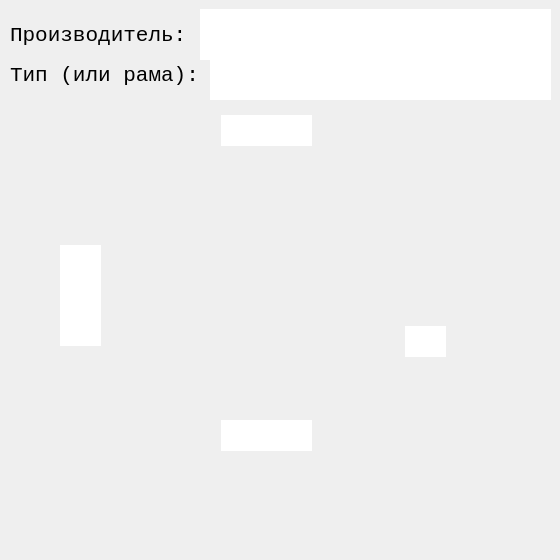
<?xml version="1.0" encoding="UTF-8"?>
<ui version="4.0">
 <class>Dialog</class>
 <widget class="QDialog" name="Dialog">
  <property name="geometry">
   <rect>
    <x>0</x>
    <y>0</y>
    <width>560</width>
    <height>560</height>
   </rect>
  </property>
  <property name="sizePolicy">
   <sizepolicy hsizetype="Fixed" vsizetype="Fixed">
    <horstretch>0</horstretch>
    <verstretch>0</verstretch>
   </sizepolicy>
  </property>
  <property name="minimumSize">
   <size>
    <width>560</width>
    <height>560</height>
   </size>
  </property>
  <property name="maximumSize">
   <size>
    <width>560</width>
    <height>560</height>
   </size>
  </property>
  <property name="windowTitle">
   <string>Раскос</string>
  </property>
  <property name="windowIcon">
   <iconset>
    <normaloff>../pics/thumbs/diagonal/diag_1.jpg</normaloff>../pics/thumbs/diagonal/diag_1.jpg</iconset>
  </property>
  <property name="whatsThis">
   <string/>
  </property>
  <property name="accessibleDescription">
   <string/>
  </property>
  <widget class="QLabel" name="label">
   <property name="geometry">
    <rect>
     <x>0</x>
     <y>0</y>
     <width>560</width>
     <height>560</height>
    </rect>
   </property>
   <property name="sizePolicy">
    <sizepolicy hsizetype="Fixed" vsizetype="Fixed">
     <horstretch>0</horstretch>
     <verstretch>0</verstretch>
    </sizepolicy>
   </property>
   <property name="minimumSize">
    <size>
     <width>560</width>
     <height>560</height>
    </size>
   </property>
   <property name="maximumSize">
    <size>
     <width>560</width>
     <height>560</height>
    </size>
   </property>
   <property name="autoFillBackground">
    <bool>true</bool>
   </property>
   <property name="text">
    <string/>
   </property>
   <property name="pixmap">
    <pixmap>../pics/main/diagonal/diag_2.jpg</pixmap>
   </property>
   <property name="scaledContents">
    <bool>false</bool>
   </property>
   <property name="alignment">
    <set>Qt::AlignCenter</set>
   </property>
   <property name="margin">
    <number>0</number>
   </property>
  </widget>
  <widget class="QLineEdit" name="lineEdit">
   <property name="geometry">
    <rect>
     <x>405</x>
     <y>326</y>
     <width>41</width>
     <height>31</height>
    </rect>
   </property>
   <property name="font">
    <font>
     <family>Courier New</family>
     <pointsize>14</pointsize>
     <weight>75</weight>
     <italic>false</italic>
     <bold>true</bold>
    </font>
   </property>
   <property name="focusPolicy">
    <enum>Qt::ClickFocus</enum>
   </property>
   <property name="autoFillBackground">
    <bool>true</bool>
   </property>
   <property name="inputMethodHints">
    <set>Qt::ImhNone</set>
   </property>
   <property name="text">
    <string/>
   </property>
   <property name="maxLength">
    <number>3</number>
   </property>
   <property name="frame">
    <bool>false</bool>
   </property>
   <property name="alignment">
    <set>Qt::AlignBottom|Qt::AlignHCenter</set>
   </property>
  </widget>
  <widget class="QLineEdit" name="lineEdit_2">
   <property name="geometry">
    <rect>
     <x>60</x>
     <y>245</y>
     <width>41</width>
     <height>101</height>
    </rect>
   </property>
   <property name="font">
    <font>
     <family>Courier New</family>
     <pointsize>14</pointsize>
     <weight>75</weight>
     <italic>false</italic>
     <bold>true</bold>
    </font>
   </property>
   <property name="tabletTracking">
    <bool>false</bool>
   </property>
   <property name="focusPolicy">
    <enum>Qt::ClickFocus</enum>
   </property>
   <property name="autoFillBackground">
    <bool>false</bool>
   </property>
   <property name="text">
    <string/>
   </property>
   <property name="maxLength">
    <number>3</number>
   </property>
   <property name="frame">
    <bool>false</bool>
   </property>
   <property name="alignment">
    <set>Qt::AlignRight|Qt::AlignTrailing|Qt::AlignVCenter</set>
   </property>
  </widget>
  <widget class="QLineEdit" name="lineEdit_4">
   <property name="geometry">
    <rect>
     <x>221</x>
     <y>420</y>
     <width>91</width>
     <height>31</height>
    </rect>
   </property>
   <property name="font">
    <font>
     <family>Courier New</family>
     <pointsize>14</pointsize>
     <weight>75</weight>
     <italic>false</italic>
     <bold>true</bold>
    </font>
   </property>
   <property name="focusPolicy">
    <enum>Qt::ClickFocus</enum>
   </property>
   <property name="text">
    <string/>
   </property>
   <property name="maxLength">
    <number>3</number>
   </property>
   <property name="frame">
    <bool>false</bool>
   </property>
   <property name="alignment">
    <set>Qt::AlignBottom|Qt::AlignHCenter</set>
   </property>
  </widget>
  <widget class="QLabel" name="label_2">
   <property name="geometry">
    <rect>
     <x>10</x>
     <y>10</y>
     <width>181</width>
     <height>51</height>
    </rect>
   </property>
   <property name="font">
    <font>
     <family>Courier New</family>
     <pointsize>16</pointsize>
     <weight>50</weight>
     <bold>false</bold>
    </font>
   </property>
   <property name="text">
    <string>Производитель:</string>
   </property>
  </widget>
  <widget class="QLineEdit" name="lineEdit_6">
   <property name="geometry">
    <rect>
     <x>200</x>
     <y>9</y>
     <width>351</width>
     <height>51</height>
    </rect>
   </property>
   <property name="font">
    <font>
     <family>Courier New</family>
     <pointsize>16</pointsize>
     <weight>75</weight>
     <bold>true</bold>
    </font>
   </property>
   <property name="frame">
    <bool>false</bool>
   </property>
   <property name="alignment">
    <set>Qt::AlignLeading|Qt::AlignLeft|Qt::AlignVCenter</set>
   </property>
  </widget>
  <widget class="QLineEdit" name="lineEdit_7">
   <property name="geometry">
    <rect>
     <x>210</x>
     <y>49</y>
     <width>341</width>
     <height>51</height>
    </rect>
   </property>
   <property name="font">
    <font>
     <family>Courier New</family>
     <pointsize>16</pointsize>
     <weight>75</weight>
     <bold>true</bold>
    </font>
   </property>
   <property name="text">
    <string/>
   </property>
   <property name="frame">
    <bool>false</bool>
   </property>
   <property name="alignment">
    <set>Qt::AlignLeading|Qt::AlignLeft|Qt::AlignVCenter</set>
   </property>
  </widget>
  <widget class="QLabel" name="label_3">
   <property name="geometry">
    <rect>
     <x>10</x>
     <y>50</y>
     <width>201</width>
     <height>51</height>
    </rect>
   </property>
   <property name="font">
    <font>
     <family>Courier New</family>
     <pointsize>16</pointsize>
     <weight>50</weight>
     <bold>false</bold>
    </font>
   </property>
   <property name="text">
    <string>Тип (или рама):</string>
   </property>
  </widget>
  <widget class="QLineEdit" name="lineEdit_5">
   <property name="geometry">
    <rect>
     <x>221</x>
     <y>115</y>
     <width>91</width>
     <height>31</height>
    </rect>
   </property>
   <property name="font">
    <font>
     <family>Courier New</family>
     <pointsize>14</pointsize>
     <weight>75</weight>
     <italic>false</italic>
     <bold>true</bold>
    </font>
   </property>
   <property name="focusPolicy">
    <enum>Qt::ClickFocus</enum>
   </property>
   <property name="text">
    <string/>
   </property>
   <property name="maxLength">
    <number>3</number>
   </property>
   <property name="frame">
    <bool>false</bool>
   </property>
   <property name="alignment">
    <set>Qt::AlignBottom|Qt::AlignHCenter</set>
   </property>
  </widget>
 </widget>
 <resources/>
 <connections/>
</ui>
